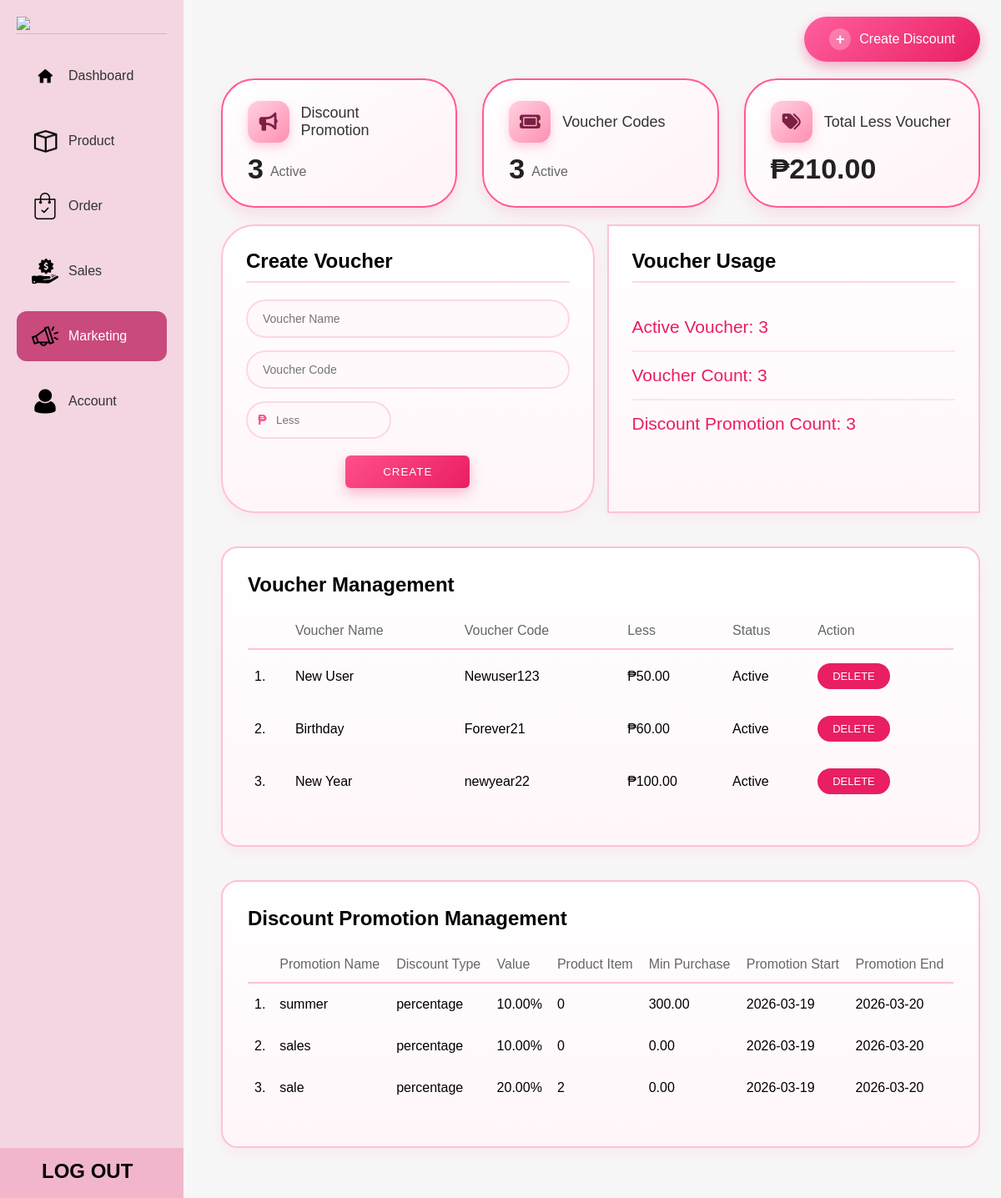
Page /ADMIN/HTML/marketing.php (signed in) on the committed database.
### tables this page shows
CREATE TABLE `vouchers` (
  `id` int(11) NOT NULL,
  `voucher_name` varchar(100) DEFAULT NULL,
  `voucher_code` varchar(50) DEFAULT NULL,
  `voucher_limit` int(11) DEFAULT NULL,
  `voucher_less` decimal(10,2) DEFAULT NULL,
  `status` varchar(20) DEFAULT 'Active'
);

CREATE TABLE `promotions` (
  `id` int(11) NOT NULL,
  `promotion_name` varchar(255) DEFAULT NULL,
  `discount_type` enum('percentage','fixed') DEFAULT NULL,
  `discount_value` decimal(10,2) DEFAULT NULL,
  `start_date` date DEFAULT NULL,
  `end_date` date DEFAULT NULL,
  `status` enum('active','inactive') DEFAULT 'active',
  `created_at` timestamp NOT NULL DEFAULT current_timestamp(),
  `min_purchase` decimal(10,2) DEFAULT NULL,
  `max_discount` decimal(10,2) DEFAULT NULL,
  `product_count` int(11) DEFAULT 0
);

### ADMIN/HTML/marketing.php (the view, shortened to what this page needs)
<?php
include "../../config/db.php";
$conn->query("
UPDATE promotions
SET status='active'
WHERE start_date <= CURDATE()
AND end_date >= CURDATE()
");
$conn->query("
UPDATE promotions
SET status='inactive'
WHERE end_date < CURDATE()
");
$conn->query("
DELETE pp FROM promotion_products pp
JOIN promotions p ON pp.promotion_id = p.id
WHERE p.end_date <= DATE_SUB(CURDATE(), INTERVAL 3 DAY)
");
$conn->query("
DELETE FROM promotions
WHERE end_date <= DATE_SUB(CURDATE(), INTERVAL 3 DAY)
");
$conn->query("
UPDATE promotions
SET status='active'
WHERE start_date <= CURDATE()
AND end_date >= CURDATE()
");
$conn->query("
UPDATE promotions
SET status='inactive'
WHERE end_date < CURDATE()
");
$claimedQuery = "SELECT COUNT(id) AS total FROM vouchers";
$claimedResult = $conn->query($claimedQuery);
$claimedRow = $claimedResult->fetch_assoc();
$claimed = $claimedRow['total'];
$activePromoQuery = "SELECT COUNT(*) AS total FROM promotions WHERE status='active'";
$activePromoResult = $conn->query($activePromoQuery);
$activePromoRow = $activePromoResult->fetch_assoc();
$activePromotions = $activePromoRow['total'] ?? 0;
$promoCountQuery = "SELECT COUNT(id) AS total FROM promotions";
$promoCountResult = $conn->query($promoCountQuery);
$promoCountRow = $promoCountResult->fetch_assoc();
$promotionCount = $promoCountRow['total'];
$totalVoucherQuery = "SELECT COUNT(*) AS total FROM vouchers";
$totalVoucherResult = $conn->query($totalVoucherQuery);
$totalVoucherRow = $totalVoucherResult->fetch_assoc();
$totalVouchers = $totalVoucherRow['total'];
$activeVoucherQuery = "SELECT COUNT(*) AS total FROM vouchers WHERE status='Active'";
$activeVoucherResult = $conn->query($activeVoucherQuery);
$activeVoucherRow = $activeVoucherResult->fetch_assoc();
$activeVouchers = $activeVoucherRow['total'];
$totalLessQuery = "SELECT SUM(voucher_less) AS total FROM vouchers";
$totalLessResult = $conn->query($totalLessQuery);
$totalLessRow = $totalLessResult->fetch_assoc();
$totalLess = $totalLessRow['total'] ?? 0;
?>
<!DOCTYPE html>
<html lang="en">
<head>
<link rel="stylesheet" href="../CSS/marketing.css">
<link rel="stylesheet" href="https://cdnjs.cloudflare.com/ajax/libs/font-awesome/6.5.0/css/all.min.css">
</head>
<body>
<div class="container">
    <aside class="sidebar">
        <div class="logo">
            <img src="../PICTURE/logo.png">
        </div>
    <nav class="menu">
    <a href="dashboard.php" >
        <img src="../PICTURE/home logo.png" class="menu-icon">
        Dashboard
    </a>
    <a href="product.php">
        <img src="../PICTURE/product logo.png" class="menu-icon">
        Product
    </a>
    <a href="order.php">
        <img src="../PICTURE/ORDER LOGO.webp" class="menu-icon">
        Order
    </a>
    <a href="sales.php">
        <img src="../PICTURE/SALES LOGO.png" class="menu-icon">
        Sales
    </a>
    <a href="marketing.php"  class="active">
        <img src="../PICTURE/MARKETING LOGO.png" class="menu-icon">
        Marketing
    </a>
    <a href="account.php" >
        <img src="../PICTURE/ACCOUNT LOGO.png" class="menu-icon">
        Account
</a>
</nav>
    <a href="logout.php" class="logout-bar">
        <div class="logout-content">
            <span class="logout-text">LOG OUT</span>
        </div>
    </a>
    </aside>
    <main class="main">
 <div class="top-wrapper">
    <div class="top-header">
<button class="create-discount" onclick="window.location.href='voucher.php'">
    <span class="plus">+</span>
    Create Discount
</button>
</div>
<div class="promo-container">
    <div class="promo-card">
        <div class="card-top">
            <div class="icon-box">
                <i class="fa-solid fa-bullhorn"></i>
            </div>
            <h3>Discount Promotion</h3>
        </div>
        <div class="card-bottom">
            <span class="number"><?php echo $activePromotions; ?></span>
            <span class="label">Active</span>
        </div>
    </div>
    <div class="promo-card">
        <div class="card-top">
            <div class="icon-box">
                <i class="fa-solid fa-ticket"></i>
            </div>
            <h3>Voucher Codes</h3>
        </div>
        <div class="card-bottom">
            <span class="number"><?php echo $totalVouchers; ?></span>
            <span class="label">Active</span>
        </div>
    </div>
    <div class="promo-card">
        <div class="card-top">
            <div class="icon-box">
                <i class="fa-solid fa-tags"></i>
            </div>
            <h3>Total Less Voucher</h3>
        </div>
        <div class="card-bottom">
            <span class="number">₱<?php echo $totalLess; ?></span>
        </div>
    </div>
</div>
<div class="voucher-section">
<div class="create-voucher">
    <h2>Create Voucher</h2>
    <form action="" method="POST">
        <input class="full-input" type="text" name="voucher_name" placeholder="Voucher Name" required>
        <input class="full-input" type="text" name="voucher_code" placeholder="Voucher Code" required>
    <div class="peso-input">
        <span>₱</span>
        <input type="number" name="voucher_less" placeholder="Less">
    </div>
    <button class="create-btn" type="submit">
    CREATE
    </button>
</form>
</div>
<div class="voucher-usage">
    <h2>Voucher Usage</h2>
    <div class="usage-line">Active Voucher: <?php echo $activeVouchers; ?></div>
    <div class="usage-line">Voucher Count: <?php echo $claimed; ?></div>
    <div class="usage-line">Discount Promotion Count: <?php echo $promotionCount; ?></div>
</div>
</div>
<div class="voucher-management">
    <h2>Voucher Management</h2>
    <table>
        <thead>
            <tr>
                <th></th>
                <th>Voucher Name</th>
                <th>Voucher Code</th>
                <th>Less</th>
                <th>Status</th>
                <th>Action</th>
            </tr>
        </thead>
<tbody>
<?php
$sql = "SELECT * FROM vouchers";
$result = $conn->query($sql);
$count = 1;
while($row = $result->fetch_assoc()){
?>
<tr>
    <td><?php echo $count++; ?>.</td>
    <td><?php echo $row['voucher_name']; ?></td>
    <td><?php echo $row['voucher_code']; ?></td>
    <td>
    <?= $row['voucher_less'] == 'percentage'
        ? $row['voucher_less'].'%'
        : '₱'.$row['voucher_less']; ?>
    </td>
    <td><?php echo $row['status']; ?></td>
    <td>
        <button class="delete-btn" onclick="openDeleteModal(<?= $row['id'] ?>)">
        DELETE
        </button>
    </td>
</tr>
<?php } ?>
</tbody>
    </table>
</div>
<div class="voucher-management">
<h2>Discount Promotion Management</h2>
    <table>
        <thead>
            <tr>
                <th></th>
                <th>Promotion Name</th>
                <th>Discount Type</th>
                <th>Value</th>
                <th>Product Item</th>
                <th>Min Purchase</th>
                <th>Promotion Start</th>
                <th>Promotion End</th>
            </tr>
        </thead>
<tbody>
<?php
$sql = "
SELECT p.*, COUNT(pp.product_id) AS product_count
FROM promotions p
LEFT JOIN promotion_products pp
ON p.id = pp.promotion_id
GROUP BY p.id
";
$result = $conn->query($sql);
$count = 1;
$today = date('Y-m-d');
while($row = $result->fetch_assoc()){
$isExpired = $row['end_date'] < $today;
$isEndingToday = $row['end_date'] == $today;
?>
<tr
class="promo-row <?= $isExpired ? 'expired-row' : '' ?>"
data-ending="<?= $isEndingToday ? '1' : '0' ?>"
onclick="viewPromotionProducts(<?= $row['id'] ?>, this)"
>
    <td><?php echo $count++; ?>.</td>
    <td><?php echo $row['promotion_name']; ?></td>
    <td><?php echo $row['discount_type']; ?></td>
    <td>
        <?= $row['discount_type'] == 'percentage'
        ? $row['discount_value'].'%'
        : '₱'.$row['discount_value']; ?>
    </td>
    <td><?php echo $row['product_count']; ?></td>
    <td><?php echo $row['min_purchase']; ?></td>
    <td><?php echo $row['start_date']; ?></td>
    <td><?php echo $row['end_date']; ?></td>
</tr>
<?php } ?>
</tbody>
   </table>
</div>
</main>
</body>
</html>

### rows in the picture
vouchers: voucher_name "New User", voucher_code "Newuser123", voucher_less "50.00", status "Active"
vouchers: voucher_name "Birthday", voucher_code "Forever21", voucher_less "60.00", status "Active"
vouchers: voucher_name "New Year", voucher_code "newyear22", voucher_less "100.00", status "Active"
promotions: promotion_name "summer", discount_type "percentage", discount_value "10.00", product_count "0", min_purchase "300.00", start_date "2026-03-19", end_date "2026-03-20"
promotions: promotion_name "sales", discount_type "percentage", discount_value "10.00", product_count "0", min_purchase "0.00", start_date "2026-03-19", end_date "2026-03-20"
promotions: promotion_name "sale", discount_type "percentage", discount_value "20.00", product_count "2", min_purchase "0.00", start_date "2026-03-19", end_date "2026-03-20"

### other values in the picture
$activePromotions "3"
$totalVouchers "3"
$totalLess "210.00"
$activeVouchers "3"
$claimed "3"
$promotionCount "3"
